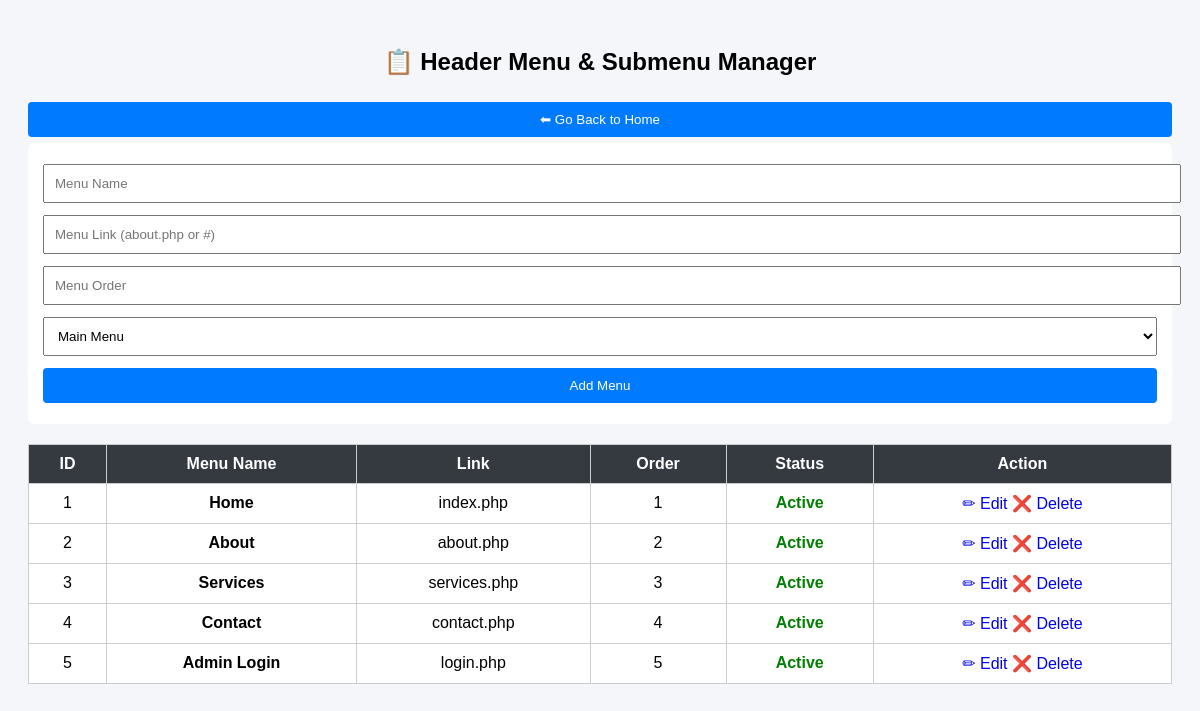
Page /manage_header.php on the earlier database version.
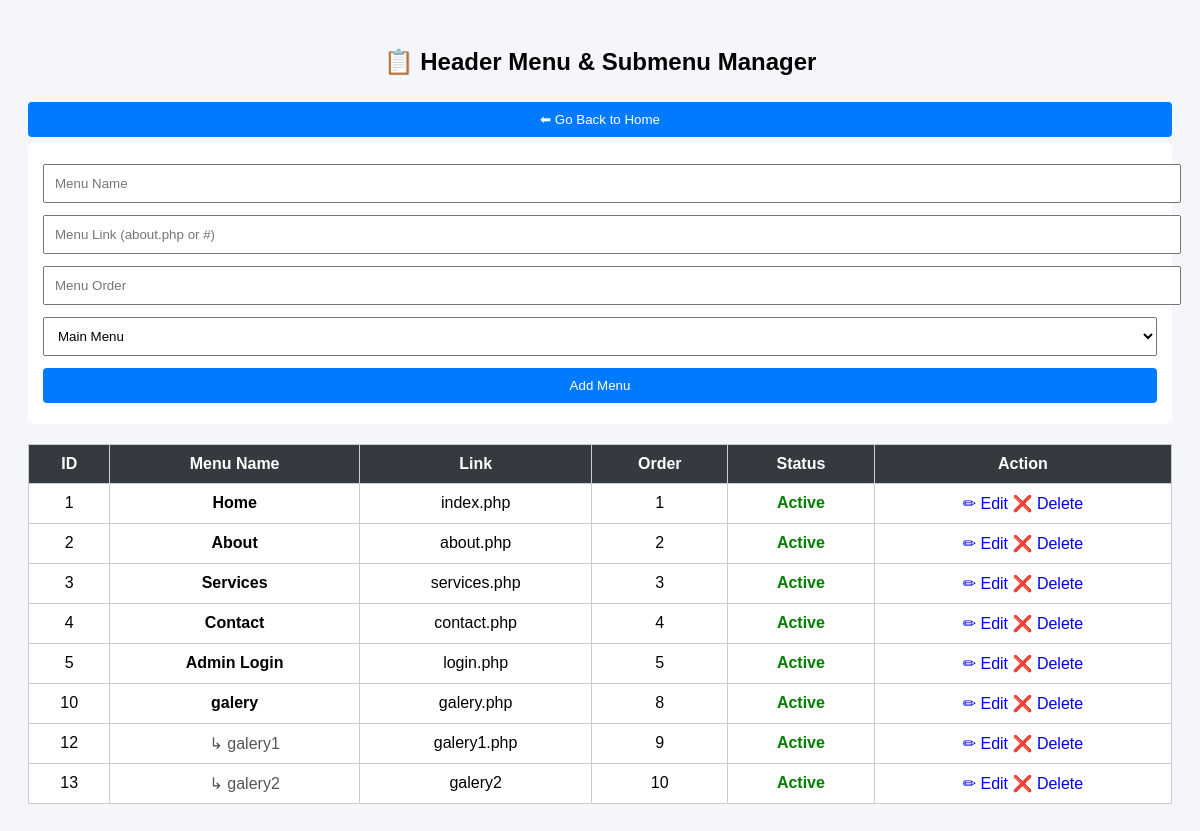
Same page on the later database version.
### tables this page shows
CREATE TABLE `header_menu` (
  `id` int(11) NOT NULL,
  `menu_name` varchar(100) NOT NULL,
  `menu_link` varchar(150) NOT NULL,
  `menu_order` int(11) DEFAULT 0,
  `status` tinyint(1) DEFAULT 1,
  `parent_id` int(11) DEFAULT 0
);

### manage_header.php (the view, shortened to what this page needs)
<?php
include 'conn.php';
$editData = null;
?>
<!DOCTYPE html>
<html>
<head>
</head>
<body>
<h2>📋 Header Menu & Submenu Manager</h2>
<a href="admin_dashboard.php">
<button type="button">⬅ Go Back to Home</button>
</a>
<form method="post">
<input type="text" name="menu_name" placeholder="Menu Name"
value="<?= $editData['menu_name'] ?? '' ?>" required>
<input type="text" name="menu_link" placeholder="Menu Link (about.php or #)"
value="<?= $editData['menu_link'] ?? '' ?>" required>
<input type="number" name="menu_order" placeholder="Menu Order"
value="<?= $editData['menu_order'] ?? '' ?>" required>
<select name="parent_id">
<option value="0">Main Menu</option>
</select>
<button name="save">
<?= $editData ? 'Update Menu' : 'Add Menu' ?>
</button>
</form>
<table>
<tr>
<th>ID</th>
<th>Menu Name</th>
<th>Link</th>
<th>Order</th>
<th>Status</th>
<th>Action</th>
</tr>
<?php
$menus = mysqli_query($conn, "SELECT * FROM header_menu WHERE parent_id=0 ORDER BY menu_order ASC");
while ($row = mysqli_fetch_assoc($menus)) {
?>
<tr>
<td><?= $row['id'] ?></td>
<td><strong><?= htmlspecialchars($row['menu_name']) ?></strong></td>
<td><?= $row['menu_link'] ?></td>
<td><?= $row['menu_order'] ?></td>
<td>
<?php if ($row['status']) { ?>
<a class="active" href="?id=<?= $row['id'] ?>&status=0">Active</a>
<?php } else { ?>
<a class="inactive" href="?id=<?= $row['id'] ?>&status=1">Inactive</a>
<?php } ?>
</td>
<td>
<a href="?edit=<?= $row['id'] ?>">✏ Edit</a>
<a href="?delete=<?= $row['id'] ?>" onclick="return confirm('Delete menu & submenus?')">❌ Delete</a>
</td>
</tr>
<?php
$subs = mysqli_query($conn, "SELECT * FROM header_menu WHERE parent_id={$row['id']} ORDER BY menu_order ASC");
while ($sub = mysqli_fetch_assoc($subs)) {
?>
<tr>
<td><?= $sub['id'] ?></td>
<td class="sub">↳ <?= htmlspecialchars($sub['menu_name']) ?></td>
<td><?= $sub['menu_link'] ?></td>
<td><?= $sub['menu_order'] ?></td>
<td>
<?php if ($sub['status']) { ?>
<a class="active" href="?id=<?= $sub['id'] ?>&status=0">Active</a>
<?php } else { ?>
<a class="inactive" href="?id=<?= $sub['id'] ?>&status=1">Inactive</a>
<?php } ?>
</td>
<td>
<a href="?edit=<?= $sub['id'] ?>">✏ Edit</a>
<a href="?delete=<?= $sub['id'] ?>" onclick="return confirm('Delete submenu?')">❌ Delete</a>
</td>
</tr>
<?php } } ?>
</table>
</body>
</html>

Differences in the rows shown:
added header_menu: id "10", menu_name "galery", menu_link "galery.php", menu_order "8", shown under "📋 Header Menu & Submenu Manager"
added header_menu: id "12", menu_name "galery1", menu_link "galery1.php", menu_order "9", shown under "10"
added header_menu: id "13", menu_name "galery2", menu_link "galery2", menu_order "10"
